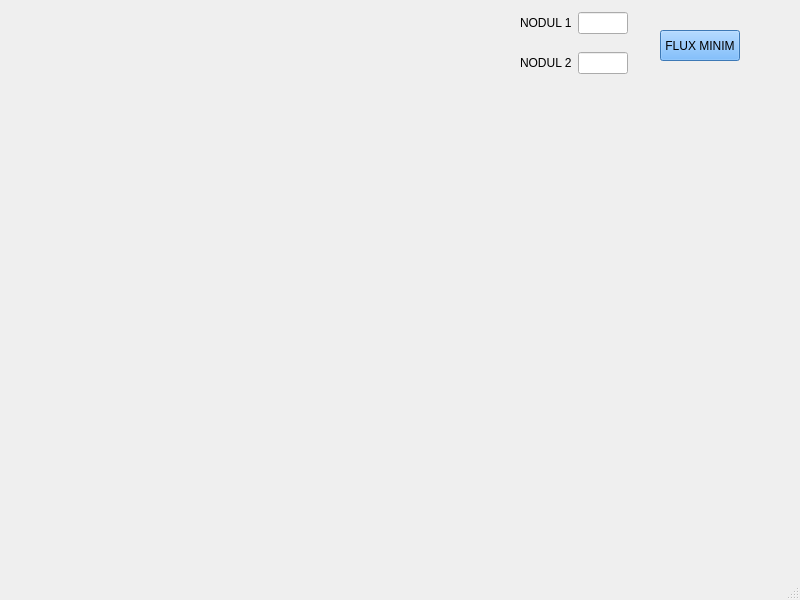
<?xml version="1.0" encoding="UTF-8"?>
<ui version="4.0">
 <class>MainWindow</class>
 <widget class="QMainWindow" name="MainWindow">
  <property name="geometry">
   <rect>
    <x>0</x>
    <y>0</y>
    <width>800</width>
    <height>600</height>
   </rect>
  </property>
  <property name="windowTitle">
   <string>MainWindow</string>
  </property>
  <widget class="QWidget" name="centralwidget">
   <widget class="QWidget" name="layoutWidget">
    <property name="geometry">
     <rect>
      <x>520</x>
      <y>50</y>
      <width>108</width>
      <height>26</height>
     </rect>
    </property>
    <layout class="QHBoxLayout" name="horizontalLayout_3">
     <item>
      <widget class="QLabel" name="label_2">
       <property name="text">
        <string>NODUL 2</string>
       </property>
      </widget>
     </item>
     <item>
      <widget class="QLineEdit" name="lineEdit_2"/>
     </item>
    </layout>
   </widget>
   <widget class="QPushButton" name="pushButton">
    <property name="geometry">
     <rect>
      <x>660</x>
      <y>30</y>
      <width>80</width>
      <height>31</height>
     </rect>
    </property>
    <property name="styleSheet">
     <string notr="true">background-color: rgb(85, 170, 255);</string>
    </property>
    <property name="text">
     <string>FLUX MINIM</string>
    </property>
   </widget>
   <widget class="QWidget" name="">
    <property name="geometry">
     <rect>
      <x>520</x>
      <y>10</y>
      <width>108</width>
      <height>26</height>
     </rect>
    </property>
    <layout class="QHBoxLayout" name="horizontalLayout_2">
     <item>
      <widget class="QLabel" name="label">
       <property name="text">
        <string>NODUL 1</string>
       </property>
      </widget>
     </item>
     <item>
      <widget class="QLineEdit" name="lineEdit"/>
     </item>
    </layout>
   </widget>
  </widget>
  <widget class="QMenuBar" name="menubar">
   <property name="geometry">
    <rect>
     <x>0</x>
     <y>0</y>
     <width>800</width>
     <height>25</height>
    </rect>
   </property>
  </widget>
  <widget class="QStatusBar" name="statusbar"/>
 </widget>
 <resources/>
 <connections/>
</ui>
